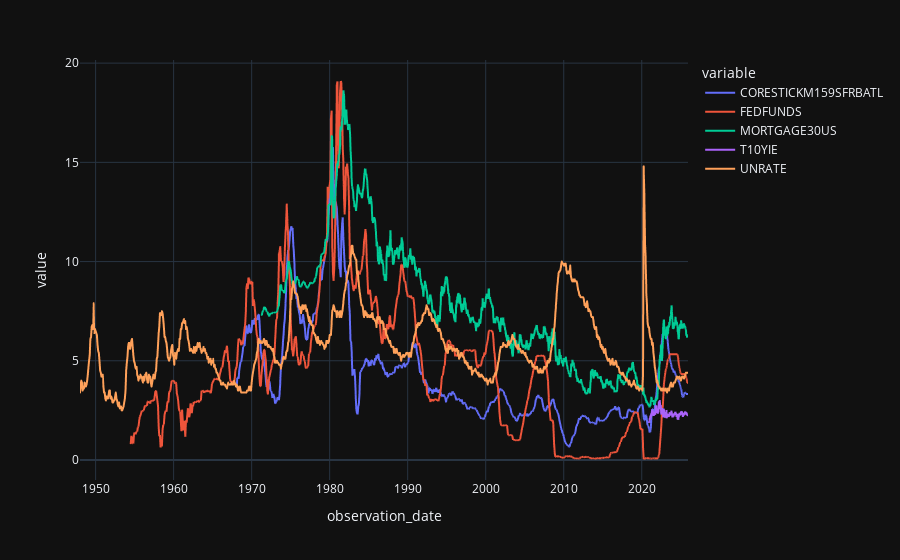

Notebook cell for this chart:
### Code cell
final_df.plot()

### Figure 1 — Plotly figure (JSON) as saved in the notebook; plotly's stock layout.template omitted (floating-point values rounded to 4 significant figures; data arrays with more than 128 entries replaced by an {"elided": "..."} marker saying what was removed)
{"data": [{"hovertemplate": "variable=CORESTICKM159SFRBATL<br>observation_date=%{x}<br>value=%{y}<extra></extra>", "legendgroup": "CORESTICKM159SFRBATL", "line": {"color": "#636efa", "dash": "solid"}, "marker": {"symbol": "circle"}, "mode": "lines", "name": "CORESTICKM159SFRBATL", "showlegend": true, "type": "scattergl", "x": {"elided": "4711 str values"}, "xaxis": "x", "y": {"elided": "4711 float values"}, "yaxis": "y"}, {"hovertemplate": "variable=FEDFUNDS<br>observation_date=%{x}<br>value=%{y}<extra></extra>", "legendgroup": "FEDFUNDS", "line": {"color": "#EF553B", "dash": "solid"}, "marker": {"symbol": "circle"}, "mode": "lines", "name": "FEDFUNDS", "showlegend": true, "type": "scattergl", "x": {"elided": "4711 str values"}, "xaxis": "x", "y": {"elided": "4711 float values"}, "yaxis": "y"}, {"hovertemplate": "variable=MORTGAGE30US<br>observation_date=%{x}<br>value=%{y}<extra></extra>", "legendgroup": "MORTGAGE30US", "line": {"color": "#00cc96", "dash": "solid"}, "marker": {"symbol": "circle"}, "mode": "lines", "name": "MORTGAGE30US", "showlegend": true, "type": "scattergl", "x": {"elided": "4711 str values"}, "xaxis": "x", "y": {"elided": "4711 float values"}, "yaxis": "y"}, {"hovertemplate": "variable=T10YIE<br>observation_date=%{x}<br>value=%{y}<extra></extra>", "legendgroup": "T10YIE", "line": {"color": "#ab63fa", "dash": "solid"}, "marker": {"symbol": "circle"}, "mode": "lines", "name": "T10YIE", "showlegend": true, "type": "scattergl", "x": {"elided": "4711 str values"}, "xaxis": "x", "y": {"elided": "4711 float values"}, "yaxis": "y"}, {"hovertemplate": "variable=UNRATE<br>observation_date=%{x}<br>value=%{y}<extra></extra>", "legendgroup": "UNRATE", "line": {"color": "#FFA15A", "dash": "solid"}, "marker": {"symbol": "circle"}, "mode": "lines", "name": "UNRATE", "showlegend": true, "type": "scattergl", "x": {"elided": "4711 str values"}, "xaxis": "x", "y": {"elided": "4711 float values"}, "yaxis": "y"}], "layout": {"legend": {"title": {"text": "variable"}, "tracegroupgap": 0}, "margin": {"t": 60}, "xaxis": {"anchor": "y", "domain": [0, 1], "title": {"text": "observation_date"}}, "yaxis": {"anchor": "x", "domain": [0, 1], "title": {"text": "value"}}}}
